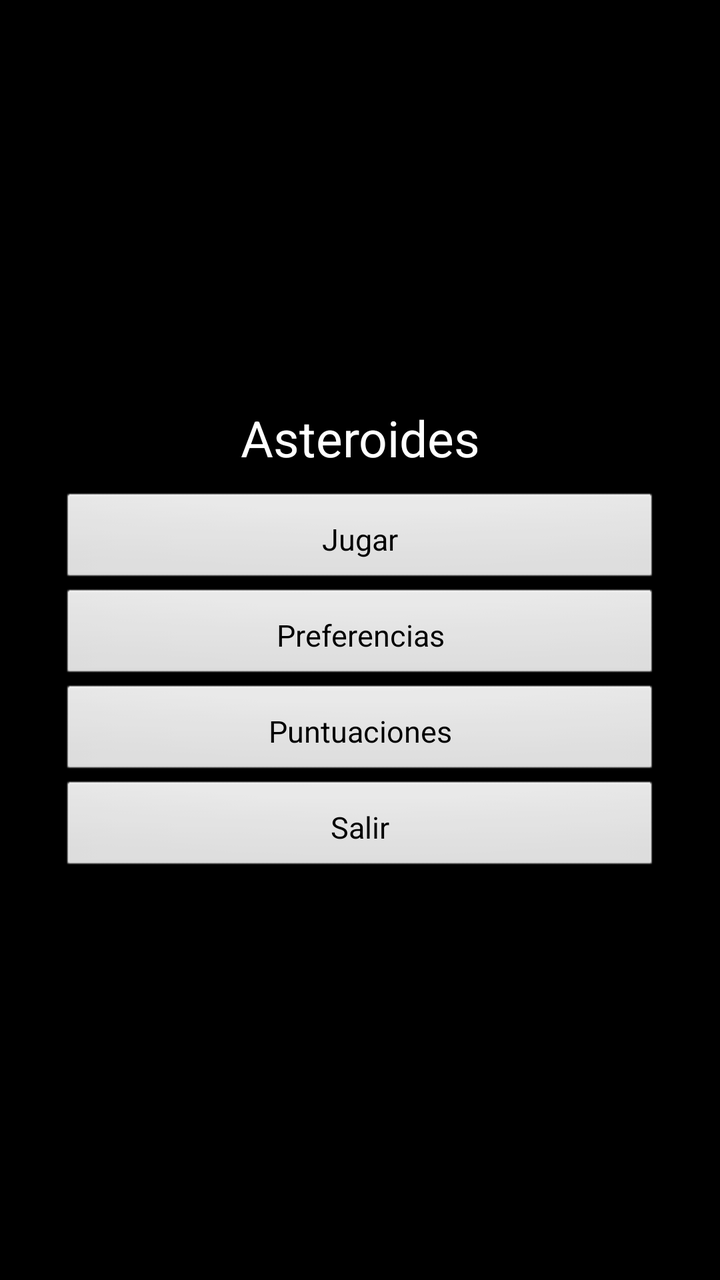
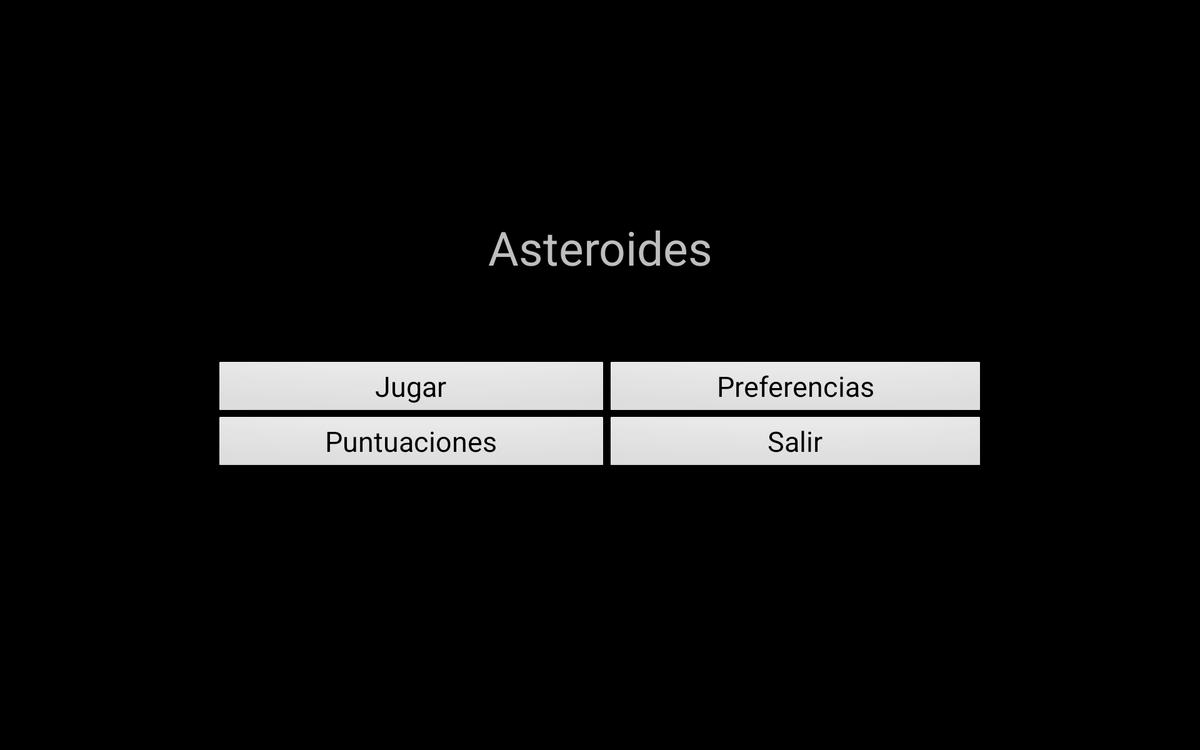

The same Android screen from two of the app's own layout files: first res/layout/ as a phone draws it, then the repository's variant for another configuration, drawn on a device whose configuration selects that folder. Both files follow.
<!-- AndroidManifest.xml: application theme TemaAsteroides -->
<!-- res/layout/main.xml -->
<LinearLayout xmlns:android="http://schemas.android.com/apk/res/android"
    xmlns:tools="http://schemas.android.com/tools"
    android:layout_width="match_parent"
    android:layout_height="match_parent"
    android:gravity="center"
    android:orientation="vertical"
    android:padding="30dip"
    tools:context=".Asteroides" >

    <Button
        android:id="@+id/textView1"
        style="@style/TextoAsteroides"
        android:layout_marginBottom="10dip"
        android:text="@string/app_name"
        android:textColor="@android:color/white"
        android:background="@android:color/black" />

    <Button
        android:id="@+id/button1"
        style="@style/TextoAsteroides.Botones"
        android:text="@string/jugar"
        android:onClick="lanzaJuego" />

    <Button
        android:id="@+id/button5"
        style="@style/TextoAsteroides.Botones"
        android:onClick="lanzarPreferencias"
        android:text="@string/preferencias" />

    <Button
        android:id="@+id/button6"
        style="@style/TextoAsteroides.Botones"
        android:onClick="lanzarPuntuaciones"
        android:text="@string/puntuaciones" />

    <Button
        android:id="@+id/button4"
        style="@style/TextoAsteroides.Botones"
        android:text="@string/salir" />

</LinearLayout>
<!-- resources referenced by this layout -->
<resources>
  <string name="app_name">Asteroides</string>
  <string name="jugar">Jugar</string>
  <string name="preferencias">Preferencias</string>
  <string name="puntuaciones">Puntuaciones</string>
  <string name="salir">Salir</string>
  <style name="TextoAsteroides">
          <item name="android:layout_width">wrap_content</item>
          <item name="android:layout_height">wrap_content</item>
          <item name="android:layout_gravity">center_horizontal</item>
          <item name="android:textSize">25sp</item>
      </style>
  <style name="TextoAsteroides.Botones">
          <item name="android:layout_width">match_parent</item>
          <item name="android:padding">5dip</item>
          <item name="android:textSize">15sp</item>
      </style>
  <style name="TemaAsteroides" parent="@android:style/Theme.NoTitleBar">
      </style>
</resources>
<!-- res/layout-xlarge-land/main.xml (the repository's variant of the layout above) -->
<!-- drawn on a large tablet held sideways -->
<LinearLayout xmlns:android="http://schemas.android.com/apk/res/android"
    xmlns:tools="http://schemas.android.com/tools"
    android:layout_width="match_parent"
    android:layout_height="match_parent"
    android:gravity="center"
    android:orientation="vertical"
    android:padding="230dip"
    tools:context=".Localizacion" >

    <TextView
        android:id="@+id/textView1"
        android:layout_width="fill_parent"
        android:layout_height="wrap_content"
        android:layout_marginBottom="20dip"
        android:gravity="center"
        android:text="@string/app_name"
        android:textSize="50sp" />

    <TableLayout
        android:layout_width="match_parent"
        android:layout_height="match_parent"
        android:gravity="center"
        android:stretchColumns="*" >

        <TableRow
            android:id="@+id/tableRow1"
            android:layout_width="wrap_content"
            android:layout_height="wrap_content" >

            <Button
                android:id="@+id/button1"
                android:layout_width="match_parent"
                android:layout_height="wrap_content"
                android:text="@string/jugar"
                android:textSize="30sp" />

            <Button
                android:id="@+id/button2"
                android:layout_width="match_parent"
                android:layout_height="wrap_content"
                android:text="@string/preferencias" 
                android:textSize="30sp"/>

        </TableRow>

        <TableRow
            android:id="@+id/tableRow2"
            android:layout_width="wrap_content"
            android:layout_height="wrap_content" >

            <Button
                android:id="@+id/button6"
                android:layout_width="match_parent"
                android:layout_height="wrap_content"
                android:onClick="lanzarPuntuaciones"
                android:text="@string/puntuaciones"  
                android:textSize="30sp"/>

            <Button
                android:id="@+id/button4"
                android:layout_width="match_parent"
                android:layout_height="wrap_content"
                android:text="@string/salir" 
                android:textSize="30sp"/>

        </TableRow>
    </TableLayout>

</LinearLayout>
<!-- resources referenced by the variant -->
<!-- as a large tablet held sideways resolves them -->
<resources>
  <string name="app_name">Asteroides</string>
  <string name="jugar">Jugar</string>
  <string name="preferencias">Preferencias</string>
  <string name="puntuaciones">Puntuaciones</string>
  <string name="salir">Salir</string>
  <style name="TemaAsteroides" parent="@android:style/Theme.NoTitleBar">
      </style>
</resources>
